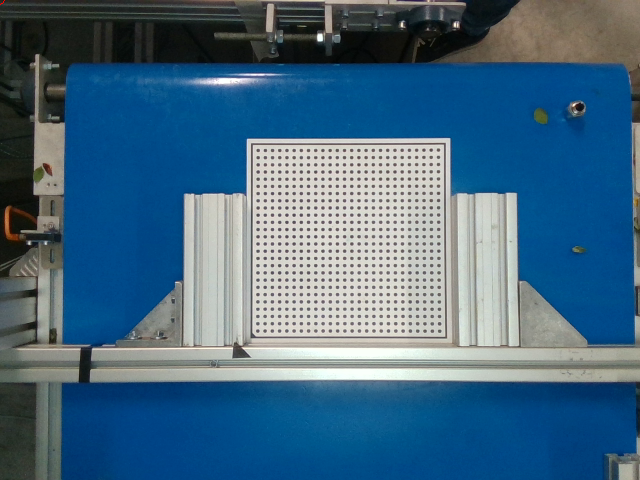
#> input picture Color frame.png, 640 x 480 px
$ python 'Mouse Position.py'
#> lines starting #> are read from the running program, lines starting #| are printed output that depends on the picture
import cv2
import numpy as np

events = [i for i in dir(cv2) if 'EVENT' in i]
print(events)

def click_event(event, x, y, flags, param):
    if event == cv2.EVENT_LBUTTONDOWN:
        print(x,",",y)
        cv2.imshow("image", img)

def cutframe(to_cut_image, start_x,  width, start_y, hight):
    image_cut = to_cut_image[start_y:start_y+hight,start_x:start_x+width]
    return image_cut

img = cv2.imread("Color frame.png")
#> img is the input picture: shape (480, 640, 3); mean B, G, R 129.5, 104.7, 69.3
img = cutframe(img, 80,500,120,400)
#> in cutframe, `image_cut = to_cut_image[start_y:start_y+hight,start_x:start_x+width]`:
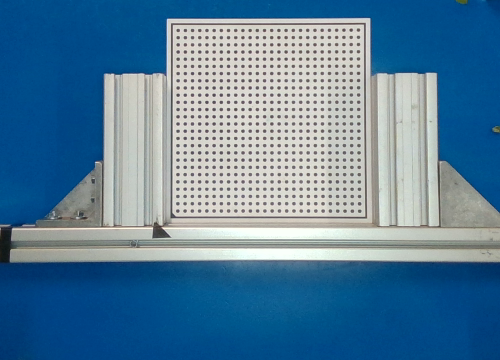
#> image_cut: shape (360, 500, 3); mean B, G, R 155, 127.2, 88.3
cv2.imshow("image", img)
cv2.setMouseCallback("image", click_event)

cv2.waitKey(0)
cv2.destroyAllWindows()
